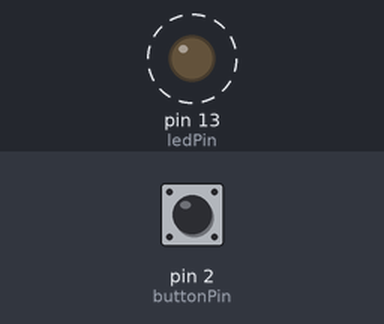
The sketch below on a simulated Arduino Uno, built with avr-gcc and run on an emulated ATmega328P. Parts: output pins drawn as LEDs (lit = HIGH). Dashed ring = blinking. The test bench sets the inputs (shaded band); at power-on: pin 2 (buttonPin) HIGH. What the sketch prints to the serial monitor is not drawn.

Above: at 0.15 s.
Timing chart, 0 to 3.0 s (numbered marks = the images above):
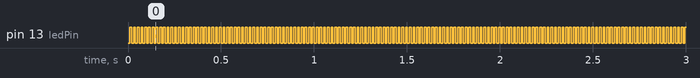

The sketch:

DCF.ino
```cpp
#include <avr/io.h>
#include <avr/interrupt.h>
#include <avr/pgmspace.h>
#include "stdint.h"

const int buttonPin = 2;     // the number of the pushbutton pin
const int ledPin =  13;      // the number of the LED pin

///////////////////////////////////////////////////////////////////////////////
//  Definitionen  /////////////////////////////////////////////////////////////
///////////////////////////////////////////////////////////////////////////////
#define DCF_T0    6             // T0:    1     .. DCF_T1-1 [sÃ·100]
#define DCF_T1   15             // T1: DCF_T0+1 .. DCF_T2-1 [sÃ·100]
#define DCF_T2   17             // T2: DCF_T1+1 .. DCF_T3-1 [sÃ·100]
#define DCF_T3   25             // T3: DCF_T2+1 .. DCF_T4-1 [sÃ·100]
#define DCF_T4   95             // T4: DCF_T3+1 .. DCF_T5-1 [sÃ·100]
#define DCF_T5  120             // T5: DCF_T4+1 .. DCF_T6-1 [sÃ·100]
#define DCF_T6  220             // T6: DCF_T5+1 ..   250    [sÃ·100]

typedef struct _TDATETIME {
  uint8_t secound;
  uint8_t minute;
  uint8_t hour;
  uint8_t day;
  uint8_t month;
  uint8_t year;
} TDateTime;

static TDateTime dateTime;

///////////////////////////////////////////////////////////////////////////////
//  Typen  ////////////////////////////////////////////////////////////////////
///////////////////////////////////////////////////////////////////////////////
typedef enum                    // Ereignisse der DCF-PWM Abtastung
{   DCF_0    = '0',             // Â· Null erkannt
    DCF_1    = '1',             // Â· Eins erkannt
    DCF_MARK = 'm',             // Â· Minutenanfang erkannt
    DCF_FAIL = 'e',             // Â· Abtastfehler
    DCF_NONE = 'x'              // Â· Kein Ereignis
} DCFEvent;

///////////////////////////////////////////////////////////////////////////////
//  Datenobjekte  /////////////////////////////////////////////////////////////
///////////////////////////////////////////////////////////////////////////////
volatile DCFEvent dcfEvent;

///////////////////////////////////////////////////////////////////////////////
//  Funktionen  ///////////////////////////////////////////////////////////////
///////////////////////////////////////////////////////////////////////////////
static void     EnableIRQs(void)  { __asm__ __volatile__ ("sei" ::); }
static void     DisableIRQs(void) { __asm__ __volatile__ ("cli" ::); }
static uint8_t  GetDCFPin(void)   {
  return  !digitalRead(buttonPin);
}

///////////////////////////////////////////////////////////////////////////////
//  10ms Timer Interrupt  /////////////////////////////////////////////////////
///////////////////////////////////////////////////////////////////////////////

SIGNAL(TIMER1_COMPA_vect)
{
    static uint8_t s = 0;
    digitalWrite(ledPin, s);
    s=!s;

    typedef enum
    {   TI = 0,
        HI = 1,
        LO = 2
    } Input;

    typedef struct
    {   uint8_t  state;
        char     output;
    } ZetaValue;

    static const ZetaValue zeta[][3] PROGMEM =
    {   //+--Ti--+ +--Hi--+ +--Lo--+ +--------+
        { { 0,'e'},{ 1,'a'},{ 0,'x'} }, // S0
        { { 2,'x'},{ 1,'x'},{ 0,'e'} }, // S1
        { { 7,'x'},{ 2,'x'},{ 3,'x'} }, // S2
        { { 4,'x'},{ 0,'e'},{ 3,'x'} }, // S3
        { { 5,'x'},{ 0,'e'},{ 4,'x'} }, // S4
        { { 6,'x'},{ 0,'e'},{ 5,'x'} }, // S5
        { {11,'0'},{ 0,'e'},{ 6,'x'} }, // S6
        { { 8,'x'},{ 7,'x'},{ 0,'e'} }, // S7
        { { 0,'e'},{ 8,'x'},{ 9,'x'} }, // S8
        { {10,'x'},{ 0,'e'},{ 9,'x'} }, // S9
        { {11,'1'},{ 0,'e'},{10,'x'} }, // S10
        { {12,'x'},{ 1,'a'},{11,'x'} }, // S11
        { { 0,'e'},{ 1,'m'},{12,'x'} }  // S12
    };
    static uint8_t  state = 0;      // Aktueller Zustand S = { 0,...,12 }
    static uint8_t  tenMs = 0;      // HundertstelsekundenzÃ¤hler [sÃ·100]
    Input           input;          // Eingabe: I = { TI,HI,LO }
    char            output;         // Ausgabe: O = { 'x','a','0','1','m','e' }

    if( tenMs == DCF_T0 || tenMs == DCF_T1 || tenMs == DCF_T2 || tenMs == DCF_T3 || tenMs == DCF_T4 || tenMs == DCF_T5 || tenMs == DCF_T6  )
      input = TI;  // NB: Eingabe Ti
    else if( GetDCFPin())
      input = HI;  //     dominiert Hi
    else
      input = LO;  //     und Lo

    output = pgm_read_byte(&(zeta[state][(uint8_t)input].output));
    state  = pgm_read_byte(&(zeta[state][(uint8_t)input].state));
    if( output == 'm' )
      tenMs = 0;
    if( output == 'a' )
      tenMs = 0;
    else if( output != 'x' )
      dcfEvent = (DCFEvent)output;

    tenMs++;
}

///////////////////////////////////////////////////////////////////////////////
void
ProceedDCFDecoding(void)
{
    static const uint8_t  FAIL    = 0xFF;
    static const uint8_t  BCD[]   = { 1, 2, 4, 8, 10, 20, 40, 80 };
    static uint8_t        parity  = 0;
    static uint8_t        dlsTime = 0;
    static uint8_t        bitNo   = 0;      // 0 .. 58 oder FAIL
    static uint8_t        minute  = 0;      // 0 .. 59
    static uint8_t        hour    = 0;      // 0 .. 23
    static uint8_t        day     = 1;      // 1 .. 31
    static uint8_t        month   = 1;      // 1 .. 12
    static uint8_t        year    = 0;      // (2000+) 0 .. 255
    uint8_t               dcfBit  = 0;
    DCFEvent              event;

    DisableIRQs();
    event    = dcfEvent;
    dcfEvent = DCF_NONE;
    EnableIRQs();

    if( event == DCF_MARK && bitNo == 59 )
    {   // Neue Zeit:
        // Sekunde  = 0;
        // Minute   = minute;
        // Stunde   = hour;
        // Tag      = day;
        // Monat    = month;
        // Jahr     = 2000 + year;
        // MEZ/MESZ = dlsTime == 0/1
        dateTime.secound = 59;
        dateTime.minute = minute;
        dateTime.hour = hour;
        dateTime.day = day;
        dateTime.month = month;
        dateTime.year = year;
    }
    switch( event )
    {   case DCF_NONE: return;
        case DCF_0:    dcfBit = 0; break;
        case DCF_1:    dcfBit = 1; break;
        default:       bitNo  = FAIL;
    }
    parity ^= dcfBit;
    switch( bitNo )
    {   case  0:                                              // -+
        case  1:                                              //  |
        case  2:                                              //  |
        case  3:                                              //  |
        case  4:                                              //  |
        case  5:                                              //  |
        case  6:                                              //  |
        case  7:                                              //  | Bits 0 - 16
        case  8:                                              //  | ignorieren
        case  9:                                              //  |
        case 10:                                              //  |
        case 11:                                              //  |
        case 12:                                              //  |
        case 13:                                              //  |
        case 14:                                              //  |
        case 15:                                              //  |
        case 16:                                       break; // -+
        case 17: dlsTime = dcfBit;                     break; // MESZ
        case 18: if( dcfBit == dlsTime ) bitNo = FAIL; break; // MEZ
        case 19:                                       break; // Schaltsekunde
        case 20: if( !dcfBit ) bitNo = FAIL;           break; // Startbit (1)
        case 21: parity = dcfBit; minute = 0;                 // -+
        case 22:                                              //  |
        case 23:                                              //  | Minute
        case 24:                                              //  |
        case 25:                                              //  |
        case 26:                                              //  |
        case 27: if( dcfBit ) minute += BCD[bitNo-21]; break; // -+
        case 28: if( parity ) bitNo = FAIL;            break; // ParitÃ¤t Minute
        case 29: parity = dcfBit; hour = 0;                   // -+
        case 30:                                              //  |
        case 31:                                              //  | Stunde
        case 32:                                              //  |
        case 33:                                              //  |
        case 34: if( dcfBit ) hour += BCD[bitNo-29];   break; // -+
        case 35: if( parity ) bitNo = FAIL;            break; // ParitÃ¤t Stunde
        case 36: parity = dcfBit; day  = 0;                   // -+
        case 37:                                              //  | Kalender-
        case 38:                                              //  | tag:
        case 39:                                              //  | 1 .. 31
        case 40:                                              //  |
        case 41: if( dcfBit ) day += BCD[bitNo-36];    break; // -+
        case 42:                                              // -+ Wochentag
        case 43:                                              //  |  ignorieren
        case 44:                                       break; // -+
        case 45: month = 0;                                   // -+
        case 46:                                              //  | Monat:
        case 47:                                              //  |  1 .. 12
        case 48:                                              //  |
        case 49: if( dcfBit ) month += BCD[bitNo-45];  break; // -+
        case 50: year = 0;                                    // -+
        case 51:                                              //  |
        case 52:                                              //  |
        case 53:                                              //  |  Jahr:
        case 54:                                              //  |  0 .. 99
        case 55:                                              //  |
        case 56:                                              //  |
        case 57: if( dcfBit ) year += BCD[bitNo-50];   break; // -+
        case 58: if( parity ) bitNo = FAIL;            break; // ParitÃ¤t Datum
        default: bitNo = FAIL;
    }
    bitNo++;
    dateTime.secound = (dateTime.secound + 1) % 60;
}


inline void timer_init(void)
{

  TCCR1A = 0;
  TCCR1B = (1<<WGM12) | (1<<CS12);
  OCR1A  = 625;                 // 100 = 100 Hz
  TIMSK1 |= (1 << OCIE0A);

}

void setup() {
  Serial.begin(9600);
  while (!Serial) {
    ; // wait for serial port to connect. Needed for Leonardo only
  }

  timer_init();

  // initialize the LED pin as an output:
  pinMode(ledPin, OUTPUT);
  // initialize the pushbutton pin as an input:
  pinMode(buttonPin, INPUT);
}

void loop()
{
  ProceedDCFDecoding();
  static uint8_t lastSec = 0;
  if(lastSec != dateTime.secound)
  {
    lastSec = dateTime.secound;
    char buf[30] = { 0 };
    sprintf(buf, "%02d:%02d:%02d %02d.%02d.%02d", dateTime.hour, dateTime.minute, dateTime.secound, dateTime.day, dateTime.month, dateTime.year);
    Serial.println(buf);
  }
}
```

Measured:
- by itself, pin 13 (ledPin): alternates HIGH for 0.01 s and LOW for 0.01 s
